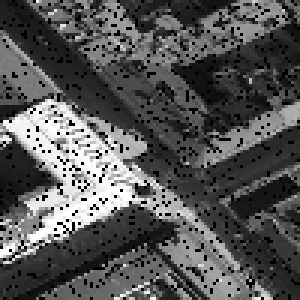
#> input picture data/R2_Regression/SomePhotoCorrupted.bmp, 100 x 100 px (shown 3 times larger)
$ jupyter execute --allow-errors 'Round 4 - Model Validation and Selection.ipynb'
#> lines starting #> are read from the running program, lines starting #| are printed output that depends on the picture
# Machine Learning with Python - Model Validation and Selection

## Introduction

In the previous rounds you have implemented supervised machine learning (ML) methods by combining particular choices for

* data points, their features and labels,
* a hypothesis space (of predictor functions)
* and a loss function that measures the quality of a particular predictor function out of the hypothesis space.

ML algorithms are optimization methods that try to find (or learn) the best predictor out of the hypothesis space by minimizing the average loss over some labeled data points (the training data). This predictor is then used to predict the labels of new data points.

The previous rounds have focused on the problem of learning a good (accurate) predictor by minimizing the average loss incurred over some labeled (training) data points. Eventually, we are not primarily interested
in how well the predictor is doing on **training data** but rather in how well it is doing on **new data which is different from the training data**. We want the learned predictor to **generalize** well to new data.

The generalization of a predictor depends not only on the (amount of) training data but also on the hypothesis space (which we refer to as "model"). We can validate a particular choice for the hypothesis space (model) by a simple two-step process<
* First, we train a predictor by minimizing the loss over the training data. The so-obtained predictor is the optimal predictor out of the hypothesis space in terms of training error. </li>
* In a second (validation) step, we determine the loss ("validation error") of the so-obtained optimal predictor on some new data points, which is different from the training data.&nbsp;&nbsp;</li>

The validation error allows to choose between different hypothesis spaces, i.e., to do <b>model selection</b>. Model selection is a simple but powerful tool to obtain ML method that generalize well to data which is different from the training data.

Another approach to ensure good generalization is **regularization**. Roughly speaking, regularization aims at anticipating the increase in the loss, relative to the average loss on the training data, when the predictor is applied to new data. This anticipation can be based on symmetries or invariances (a rotated cat image is still a cat image) as well as on robustness requirements (zeroing few pixels of a cat image should still allow to classify it as a cat image).

We begin this round with an example that presents the problem of **overfitting** that is prevalent when fitting complex predictors to data.

The code snippet below read in some data points $(x^{(i)},y^{(i)})$, for $i=1,2,\ldots$, which are characterized by a scalar feature $x^{(i)}$ and a numeric label $y^{(i)}$. Note that we consider the datapoint in the last element of $y$ to be an outlier and remove this from the dataset.

[cell 1]
# Import libraries
import numpy as np
from sklearn import datasets
import matplotlib.pyplot as plt
from sklearn.preprocessing import PolynomialFeatures
from sklearn.linear_model import LinearRegression

# load the toy dataset "linnerud" provide by the "sklearn" package
linnerud = datasets.load_linnerud()
# read in the exercise parameters (nr. of chinups ..) for each athlete
Exercise = linnerud['data']
# read in the physiological (weight ...) paramters for each athlete
Physio = linnerud['target']

x = Physio[:-1,0].reshape(-1,1)
# convert Lbs to Kg
x = x*0.453
# we use number of chinups as label and store them (for all athletes) in numpy array y
y = Exercise[:-1,0]

m_total = y.shape[0]  # Number of datapoints in the dataset
print ("Total number of labeled data points = ", m_total)

# Plot a scatterplot of the dataset
plt.figure(figsize=(8, 5))
plt.scatter(x, y,label="Labeled data points")
plt.ylabel('label ' + r'$y$')
plt.xlabel('feature ' + r'$x$')
plt.legend()
plt.show()
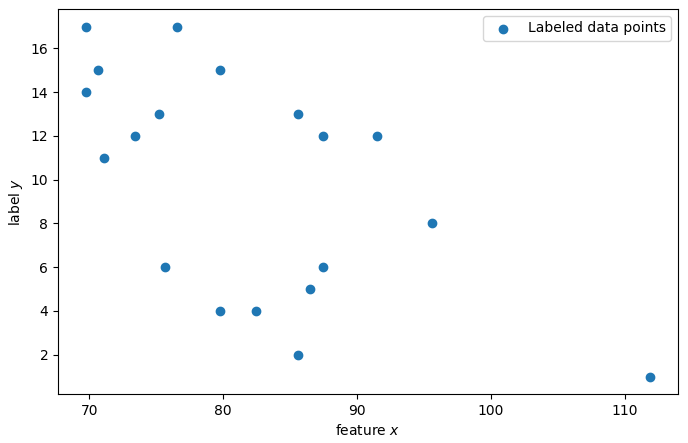
#> figure drawn by matplotlib, 1 panel

Next, we choose four data points as our **training set** in this example. The training set is the set on which we will fit the models. The rest of the data will be used to assess how well the model fitted on the training set predicts the values of data points that are not used in training. Conventionally, this set is called the **validation set**.

[cell 2]
# Choose the datapoints in the 4 final elements as the training set
x_train = x[m_total-4:]
y_train = y[m_total-4:]

# Let the rest be the validation set
x_val = x[:m_total-4]
y_val = y[:m_total-4]

# Plot the points not in the training set and the points in the training set
plt.figure(figsize=(8, 5))
plt.scatter(x_val, y_val, label="labeled data points")
plt.scatter(x_train, y_train, s=400, marker=r'$\times$', label="training set")
plt.ylabel('label ' + r'$y$')
plt.xlabel('feature ' + r'$x$')
plt.legend(loc='upper right')
plt.show()

Next, we will compare the fit of two polynomial predictors of different degree on the training set and analyze how well the optimal predictors generalize to the validation set.

Using the four data points (marked by crosses in the above plot) in the training set, we learn (find) the best predictors out of the hypothesis spaces

$$ \mathcal{H}^{(4)} = \{ h(x) = w_{0}+w_{1}x+w_{2}x^2+w_{3}x^3+w_{4}x^{4} \mbox{ with tunable weights } w_{0},\ldots,w_{4} \in \mathbb{R} \}.$$

and

$$ \mathcal{H}^{(1)} = \{ h(x) = w_{0}+w_{1}x \mbox{ with tunable weights } w_{0},w_1 \in \mathbb{R} \}.$$

That is, we fit a fourth degree polynomial regression model and a linear regression model to the training data.

[cell 3]
# choose best predictor out of the hypothesis space given by all
# polynomials h(x) = w_0 + w_1*x ... + w_4*x^4 of maximum degree 4
poly = PolynomialFeatures(degree = 4)
# transform scalar feature x to a feature vector [x^0 x^1 ... x^4]
X_poly = poly.fit_transform(x_train)
# we can now use linear regression using the transformed feature vectors
poly_reg = LinearRegression()
# compute optimal weights to minimize training error
poly_reg.fit(X_poly, y_train)

lin_reg = LinearRegression()
lin_reg.fit(x_train, y_train)

# Plot the resulting "optimal" predictor (having minimum training error)
x_grid = np.linspace(69, 93, num=100)
x_grid_2 = np.linspace(69, 113, num=100)
X_poly = poly.fit_transform(x_grid.reshape(-1,1))

# Plot the dataset and predictor functions
plt.figure(figsize=(8,5))
plt.scatter(x_val, y_val,label="validation set")
plt.scatter(x_train, y_train, s=400,marker=r'$\times$', label="training set")
plt.plot(x_grid, poly_reg.predict(X_poly), color = 'red', label="$r=4$")
plt.plot(x_grid_2, lin_reg.predict(x_grid.reshape(-1,1)), color = 'green', label="$r=1$")
plt.ylabel('label ' + r'$y$')
plt.xlabel('feature ' + r'$x$')
plt.legend(loc='upper right')
plt.show()
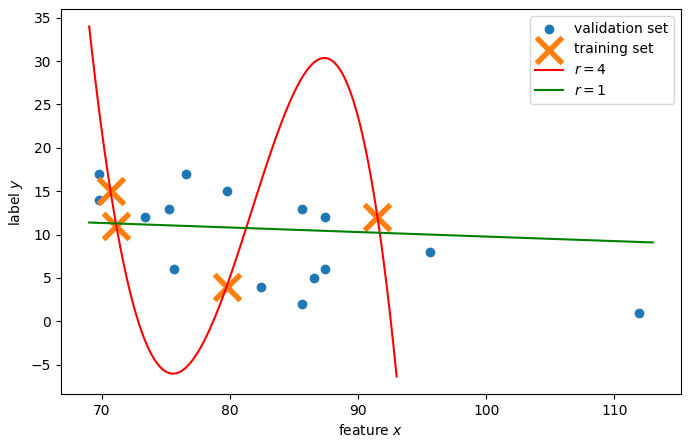
#> figure drawn by matplotlib, 1 panel; curve peaks at x = 69, y = 33.99; curve peaks at x = 69, y = 11.39

The above figure shows that the 4th-degree polynomial (the red curve) fits the training data (orange crosses) almost perfectly. The average mean-squared error incurred on the four training data points is virtually zero. However, it is clear that the polynomial fits the data outside of the training set very poorly.

In contrast, the linear predictor provides a reasonable linear trend for the entire dataset, even though its fit on the training set is worse than that of the 4th-degree polynomial.

The phenomenon where a predictor has a very low error on the training set but generalizes poorly to other data from the same distribution is called **overfitting**. Thus, we can conclude that the 4th-degree polynomial predictor **overfits** the training data in the example. Due to the possibility of overfitting, we cannot be confident that a predictor that fits the training data well can accurately predict the labels of new data points.

The key idea of **validation** is to estimate the error of a predictor on data points that are not used for training the model. The validation error exposes models that overfit the training data. Thus, it gives a more realistic estimate of a model's predictive capability on new data points than the training error. In the above figure, we could use the prediction error incurred for the data points marked by blue dots to validate the predictor functions.

## Learning goals

In this round, you will learn a simple but powerful approach for choosing a "good" hypothesis space out of a set of alternatives. In particular, you will

* learn that the training error is a poor quality measure for a hypothesis space
* learn that the validation error is a more useful quality measure for a hypothesis space
* learn how to choose between different hypothesis spaces (models) using the validation error
* learn about regularization as a soft variant of model selection.

## Background Material

* [Video lecture](https://www.youtube.com/watch?v=MyBSkmUeIEs) of Prof. Andrew Ng on model validation and selection
* [Short video](https://www.youtube.com/watch?v=TIgfjmp-4BA) on K-Fold Cross validation from Udacity
* [Video lecture](https://www.youtube.com/watch?v=KvtGD37Rm5I) of Prof. Andrew Ng on regularization
* Chapter 2; Chapter 6; Chapter 7 of this [tutorial](https://arxiv.org/abs/1805.05052)

## What is model validation?

Suppose that we want to predict a numeric label (quantity of interest) $y \in \mathbb{R}$ based on some features $\mathbf{x}=(x_{1},\ldots,x_{n}) \in \mathbb{R}^{n}$ of a data point. In order to learn a good predictor $h(\mathbf{x})$, we can use some data points $\mathbb{X} = \{ \big( \mathbf{x}^{(i)},y^{(i)}\big)\}$ for which we have determined the true label value $y^{(i)}$. Each data point in the training data $\mathbb{X}$ is characterized by features $\mathbf{x}^{(i)}$ and a label (quantity of interest) $y^{(i)}$.

Consider a predictor $h(\mathbf{x})$ which works extremely well on the dataset $\mathbb{X}$,

\begin{equation}
\sum_{\big(\mathbf{x}^{(i)},y^{(i)}\big) \in \mathbb{X}}\big(y^{(i)} - \underbrace{h(\mathbf{x}^{(i)})}_{= \hat{y}^{(i)}}\big)^{2}\approx 0.
\end{equation}

Even if the predictor $h(\mathbf{x})$ does exceptionally well on the data set $\mathbb{X}$, we can not be sure that the method will work well on new data points (different from the data points in $\mathbb{X}$).
This is particularly true for ML models that allow for complex predictor functions $h(\mathbf{x})$. Examples of complex  predictor functions are linear functions $h(\mathbf{x}) = \mathbf{w}^{T} \mathbf{x} = \sum_{r=1}^{n} x_{r} w_{r}$ using a large number of features $x_{1},\ldots,x_{n}$ (the number $n$ of features is a measure of the complexity of the space of linear functions).

Another example of a vast hypothesis space is the set of all predictor functions that can be represented by a given deep neural network structure with billions of adjustable weights (each edge has one weight $w$ that can be tuned). When using a large hypothesis space $\mathcal{H}$, it is very likely that just by chance, one can find a predictor function $h(\cdot) \in \mathcal{H}$ that perfectly fits (reproduces) a given set of labeled data points (unless this dataset is VERY large).

It is worth emphasizing that the optimal complexity of the predictor function is typically dependent on the size of the dataset. A deep neural network might generalize well when trained on a huge dataset, whereas even a linear model with many features might be prone to severe overfitting on a small dataset. In particular, one can show that if the number of features is equal to the number of data points, a linear model can perfectly fit the data.

ML methods that perform well on training data due to memorization of the training data do not pick up any intrinsic relation between features $\mathbf{x}$ and label $y$. Such an ML method merely overfits the training data and will not be able to **generalize well** to new data.

To detect overfitting, we need to implement some form of **validation**. The idea behind validation is quite simple:

**Split the available labeled data points $\mathbb{X}$ into two different subsets, a training set $\mathbb{X}^{(t)}$ of size $m_{t}$ and a validation set $\mathbb{X}^{(v)}$ of size $m_{v}$.**

<a id='splitTestandValidationfunction'></a>
<div class=" alert alert-info">
<b>Demo.</b> Split Data into Training and Validation Set.

The code snippet below creates a synthetic dataset of $m$ datapoints $(\mathbf{x}^{(i)},y^{(i)})$. Each data point is characterized by the feature vector $\mathbf{x}^{(i)}=\big(x^{(i)}_{1},\ldots,x_{n}^{(i)}\big)^{T} \in \mathbb{R}^{n}$ and a numeric label $y^{(i)} \in \mathbb{R}$. The feature vectors are stored in the rows of the matrix $\mathbf{X}\in \mathbb{R}^{m \times n}$. The labels are collected into the vector $\mathbf{y}=\big(y^{(1)},\ldots,y^{(m)}\big)^{T} \in \mathbb{R}^{m}$.

Furthermore, the code snippet uses the function

`X_train, X_test, y_train, y_test=train_test_split(X, y, test_size=0.2, random_state=2)`

from the scikit-learn library to split the dataset into a training and validation set. The function reads in the feature vectors in the NumPy array `X` of shape ($m,n$) and the labels in the NumPy array `y` of shape ($m,$).

The function returns numpy arrays `X_train` of shape ($m_{t},n$), `X_val`of shape ($m_{v},n$), `y_train` of shape ($m_{t},$) and `y_val` of shape ($m_{v},$). The input parameter `test_size` specifies the relative size $m_{v}/m$ of the validation set. When using `test_size=0.2`, $20 \%$ of the original data points are used for the validation set and the remaining $80 \%$ in the training set.

[Scikit-learn documentation of train_test_split](https://scikit-learn.org/stable/modules/generated/sklearn.model_selection.train_test_split.html)
</div>

[cell 4]
# Import libraries
from sklearn.preprocessing import StandardScaler
#> (the rest of this cell did not finish here and is left out)

The training set $\mathbb{X}^{(t)}$ is then used to learn the optimal predictor $h_{\rm opt} \in \mathcal{H}$ that minimizes the **training error**

\begin{equation}
E_{\rm train} = (1/m_{t}) \sum_{\big(\mathbf{x}^{(i)},y^{(i)}\big) \in \mathbb{X}^{(t)}} \big(y^{(i)} - h(\mathbf{x}^{(i)})\big)^{2}.
\end{equation}

Note that the training error $E_{\rm train}$ measures the performance of the predictor $h_{\rm opt}$ on the same data points $\mathbb{X}^{(t)}$ which have been used to tune (learn) $h_{\rm opt}$. Therefore, the training error $E_{\rm train}$ is too **optimistic** as an estimate for the average error (or loss) of $h_{\rm opt}$ on new data points which are different from $\mathbb{X}^{(t)}$.

To estimate the error incurred by $h_{\rm opt}$ on new data points, we calculate the average loss incurred by $h_{\rm opt}$ on the validation set $\mathbb{X}^{(v)}$. This yields the **validation error**

\begin{equation}
E_{\rm val} = (1/m_{v}) \sum_{\big(\mathbf{x}^{(i)},y^{(i)}\big) \in \mathbb{X}^{(v)}} \big(y^{(i)} - h_{\rm opt}(\mathbf{x}^{(i)})\big)^{2}.
\end{equation}

The validation error $E_{\rm val}$ is a much better estimate for the average error (or loss) of the predictor $h_{\rm opt}$.

The training error $E_{\rm train}$ provides a quality measure for the particular predictor $h_{\rm opt}$. In contrast, the validation error $E_{\rm val}$ provides a quality measure for the entire hypothesis space $\mathcal{H}$. Therefore, we can use the validation error for **model selection**. In model selection, we choose the best hypothesis space $\mathcal{H}$ out of a set of alternative hypothesis spaces $\mathcal{H}^{(1)},\mathcal{H}^{(2)},\ldots$ by selecting the one that achieves the lowest validation error $E_{\rm val}$.

## The Problem

Model validation and selection is best understood by working through a particular example. To this end, we revisit the problem of predicting the grayscale value $y$ of a pixel in an aerial photograph. In **Round 2 - Regression**, we have formalized the grayscale value prediction as an ML problem with

1. **data points** which represent pixels in the photograph. Each data point is characterized by features $\mathbf{x} = (x_{1},\ldots,x_{n}) \in \mathbb{R}^{n}$. Moreover, we define the grayscale value of the pixel as the label $y$ of the data point.

2. a **hypothesis space** $\mathcal{H}$ consisting of predictor functions $h: \mathbb{R}^{n} \rightarrow \mathbb{R}$ from features $\mathbf{x} \in \mathbb{R}^{n}$ to a predicted grayscale value $\hat{y}=h(\mathbf{x})\in \mathbb{R}$ and

3. a **loss function**, such as squared error loss, which measures the quality of a predictor.

<a id='handsondata'></a>
<div class=" alert alert-info">
<p><b>Demo.</b> Loading the Data.</p>

The following code snippet defines a function `X,y = GetFeaturesLabels(m,n)` which reads in the features and labels of pixels which are not corrupted (not fully black). The input parameters are the number `m` of data points and the number `n` of features to be used for each data point. The function returns a matrix $\mathbf{X}$ and vector $\mathbf{y}$.

The features $\mathbf{x}^{(i)}$ of data points are stored in the rows of the numpy array `X` (of shape (m,n)) and the corresponding grayscale values $y^{(i)}$ in the numpy array `y` (of shape (m,1)). The two arrays represent the feature matrix $\mathbf{X} = \begin{pmatrix} \mathbf{x}^{(1)} & \ldots & \mathbf{x}^{(m)} \end{pmatrix}^{T}$ and the label vector $\mathbf{y} = \big( y^{(1)}, \ldots, y^{(m)} \big)^{T}$.

</div>

[cell 5]
# Pandas provides functions for loading (storing) data from (to) files
import pandas as pd
# the library "cv2" provides powerful methods for image processing and computer vision
import cv2
# import functions for displaying and plotting data
from matplotlib import pyplot as plt
from IPython.display import display, HTML
# library "numpy" provides matrix (represented by numpy arrays) operations
import numpy as np
# library "random" provides functions for generating random numbers
import random

def GetFeaturesLabels(m, n):

    # m - number of data points (pixels)
    # n - number of features

    # filename of image file containing corrupted pixels
#> called with m = 20, n = 10
    corrupted = '../../data/R2_Regression/SomePhotoCorrupted.bmp'

    # read corrupted image as numpy array
    Photo = cv2.imread(corrupted, 0)
#> Photo is the input picture: shape (100, 100); min 0, max 255, mean 86.3
    # set image size (100 by 100 pixels)
    Photo = cv2.resize(Photo, (100, 100))

    # get image height and width
    imgheight = Photo.shape[0]
    imgwidth = Photo.shape[1]

    # determine "uncorroputed pixels" by finding indices of those pixels with grayscale value larger than 0
    good_idx = np.where(Photo > 0)
#> good_idx = 9049 positions, rows 0 to 99, columns 0 to 99

    # store the vertical coordinate (row index) of uncorroputed pixels in numpy array `rows`
    rows = good_idx[0]
#> rows = 9049 values from 0 to 99
    # store the horizontal coordinate (column index) of uncorroputed pixels in numpy array `cols`
    cols = good_idx[1]
#> cols = 9049 values, max 99 at index 93, min 0 at index 0, mean 49.5

    # set pads for defining pixel neighborhood and augmenting the image
    wp = 1
    hp = 1

    # augment image with stripes such that we can also define neighborhoods of border pixels
    # the values of these pixels are zero
    tmp = np.vstack((np.zeros((wp, imgwidth)), Photo, np.zeros((wp, imgwidth))))
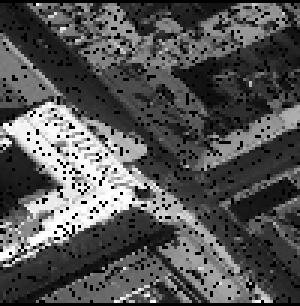
#> tmp: shape (102, 100) float64 (shown 3 times larger); min 0, max 255, mean 84.6
    augmented = np.hstack((np.zeros((2*wp + imgheight, hp)), tmp, np.zeros((2*wp + imgheight, hp))))

    # initialize feature vectors `x1`, `x2`and label vector `y` as numpy arrays
    x1 = np.zeros((m,1))
    #x2 = np.zeros((m,1))
    y = np.zeros((m,1))

    # calculate the mean and median gray scale value of a pixel neighborhood
    # here we define 3x3 pixel matrix surrounding a pixel as its neighborhood
    for iter_datapoint in range(m):
        row = rows[iter_datapoint] + wp # add wp to get the index of same data point in augmented Photo
        col = cols[iter_datapoint] + hp # add hp to get the index of same data point in augmented Photo

        # get the true label (gray scale value) of a datapoint (pixel)
        y[iter_datapoint] = augmented[row, col]

        # get values of pixel with its neighborhood (3x3 matrix) from image
        neighbors = np.copy(augmented[(row-wp):(row+wp+1), (col-hp):(col+hp+1)])
        # set value of a data point to 0 in order to exlude this value from calculation
        # for the 3x3 array the indices for this data point(center of the neighborhood) is [1,1]
        neighbors[1,1] = 0

        # calculate the feature of a data point (pixel) - the mean and median gray level of the neighborhoud
        # zero values are exluded from calculation
        x1[iter_datapoint] = np.mean(neighbors[neighbors != 0])
#> this loop made 20 passes
#> col on passes 1 to 8: 1, 2, 3, 4, 6, 7, 8, 9
#> (the rest of the program and of its run is left out)
